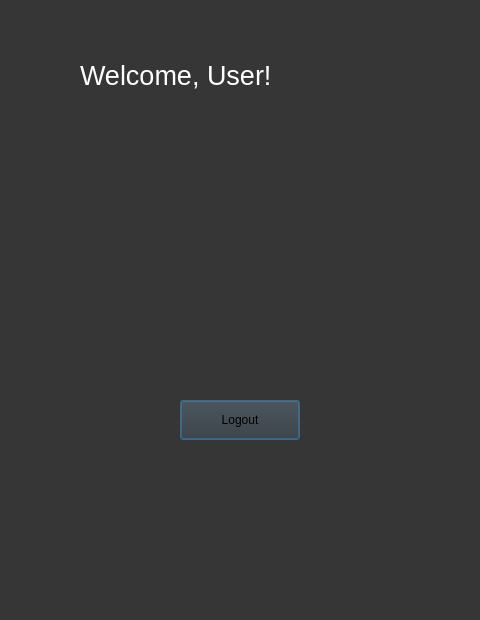
<?xml version="1.0" encoding="UTF-8"?>
<ui version="4.0">
 <class>Dashboard</class>
 <widget class="QDialog" name="Dashboard">
  <property name="geometry">
   <rect>
    <x>0</x>
    <y>0</y>
    <width>480</width>
    <height>620</height>
   </rect>
  </property>
  <property name="windowTitle">
   <string>Dashboard</string>
  </property>
  <property name="styleSheet">
   <string notr="true">background-color: rgb(54, 54, 54);</string>
  </property>
  <widget class="QLabel" name="welcomeLabel">
   <property name="geometry">
    <rect>
     <x>80</x>
     <y>50</y>
     <width>320</width>
     <height>50</height>
    </rect>
   </property>
   <property name="styleSheet">
    <string notr="true">font: 20pt; color: white;</string>
   </property>
   <property name="text">
    <string>Welcome, User!</string>
   </property>
  </widget>
  <widget class="QPushButton" name="logoutButton">
   <property name="geometry">
    <rect>
     <x>180</x>
     <y>400</y>
     <width>120</width>
     <height>40</height>
    </rect>
   </property>
   <property name="text">
    <string>Logout</string>
   </property>
  </widget>
 </widget>
 <resources/>
 <connections/>
</ui>
